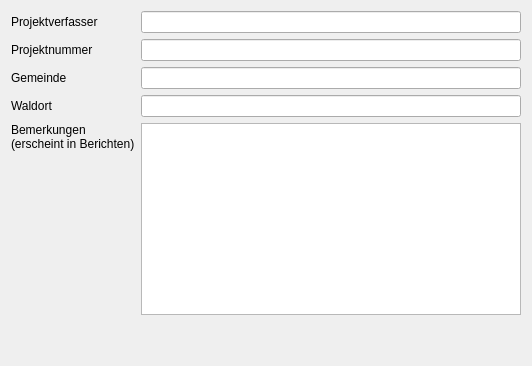
       <widget class="QWidget" name="tabHeaderData">
        <property name="sizePolicy">
         <sizepolicy hsizetype="Preferred" vsizetype="Minimum">
          <horstretch>0</horstretch>
          <verstretch>0</verstretch>
         </sizepolicy>
        </property>
        <attribute name="title">
         <string>Kopfdaten</string>
        </attribute>
        <layout class="QVBoxLayout" name="verticalLayout_13">
         <item>
          <layout class="QGridLayout" name="gridLayout_5">
           <item row="1" column="0">
            <widget class="QLabel" name="label_32">
             <property name="sizePolicy">
              <sizepolicy hsizetype="Expanding" vsizetype="Preferred">
               <horstretch>0</horstretch>
               <verstretch>0</verstretch>
              </sizepolicy>
             </property>
             <property name="text">
              <string>Projektnummer</string>
             </property>
            </widget>
           </item>
           <item row="2" column="0">
            <widget class="QLabel" name="label_34">
             <property name="sizePolicy">
              <sizepolicy hsizetype="Expanding" vsizetype="Preferred">
               <horstretch>0</horstretch>
               <verstretch>0</verstretch>
              </sizepolicy>
             </property>
             <property name="text">
              <string>Gemeinde</string>
             </property>
            </widget>
           </item>
           <item row="3" column="0">
            <widget class="QLabel" name="label_41">
             <property name="sizePolicy">
              <sizepolicy hsizetype="Expanding" vsizetype="Preferred">
               <horstretch>0</horstretch>
               <verstretch>0</verstretch>
              </sizepolicy>
             </property>
             <property name="text">
              <string>Waldort</string>
             </property>
            </widget>
           </item>
           <item row="1" column="1">
            <widget class="QLineEdit" name="fieldPrNr"/>
           </item>
           <item row="0" column="0">
            <widget class="QLabel" name="label_26">
             <property name="sizePolicy">
              <sizepolicy hsizetype="Expanding" vsizetype="Preferred">
               <horstretch>0</horstretch>
               <verstretch>0</verstretch>
              </sizepolicy>
             </property>
             <property name="minimumSize">
              <size>
               <width>0</width>
               <height>0</height>
              </size>
             </property>
             <property name="text">
              <string>Projektverfasser</string>
             </property>
            </widget>
           </item>
           <item row="0" column="1">
            <widget class="QLineEdit" name="fieldPrVerf">
             <property name="minimumSize">
              <size>
               <width>380</width>
               <height>0</height>
              </size>
             </property>
            </widget>
           </item>
           <item row="4" column="0">
            <widget class="QLabel" name="label_24">
             <property name="text">
              <string>Bemerkungen
(erscheint in Berichten)</string>
             </property>
             <property name="alignment">
              <set>Qt::AlignLeading|Qt::AlignLeft|Qt::AlignTop</set>
             </property>
            </widget>
           </item>
           <item row="2" column="1">
            <widget class="QLineEdit" name="fieldPrGmd"/>
           </item>
           <item row="3" column="1">
            <widget class="QLineEdit" name="fieldPrWald"/>
           </item>
           <item row="4" column="1">
            <widget class="QTextEdit" name="fieldPrBemerkung">
             <property name="lineWidth">
              <number>1</number>
             </property>
            </widget>
           </item>
          </layout>
         </item>
         <item>
          <spacer name="verticalSpacer_2">
           <property name="orientation">
            <enum>Qt::Vertical</enum>
           </property>
           <property name="sizeHint" stdset="0">
            <size>
             <width>20</width>
             <height>40</height>
            </size>
           </property>
          </spacer>
         </item>
        </layout>
       </widget>
